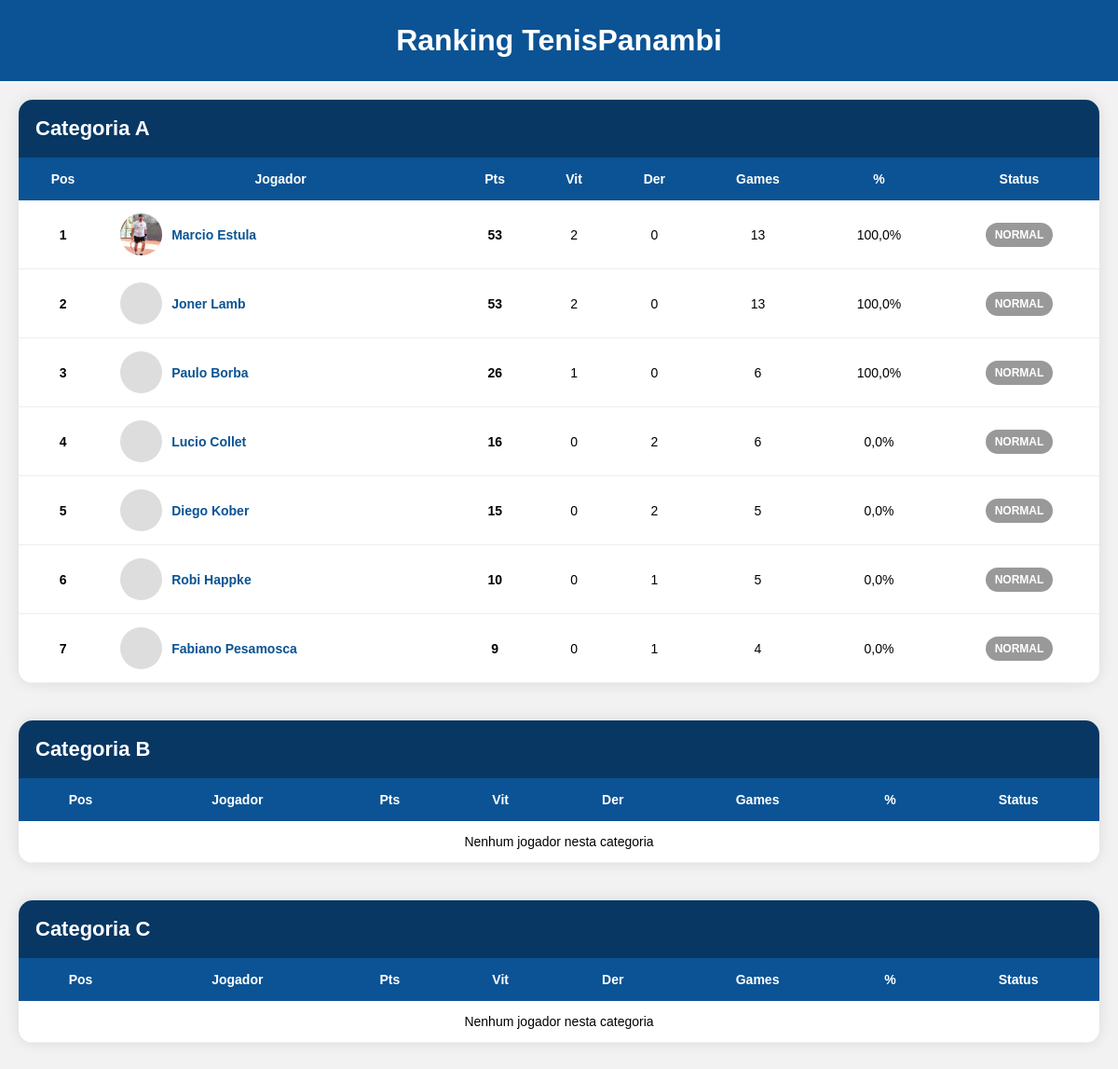
The page /ranking/ (signed in) on the database its author committed.
### core/models.py (models this page shows, shortened)
class RankingJogador(models.Model):
    torneio = models.ForeignKey(
        Torneio,
        on_delete=models.CASCADE
    )
    categoria = models.ForeignKey(
        CategoriaTorneio,
        on_delete=models.CASCADE
    )
    jogador = models.ForeignKey(
        Jogador,
        on_delete=models.CASCADE
    )
    pontos = models.IntegerField(default=0)
    vitorias = models.IntegerField(default=0)
    derrotas = models.IntegerField(default=0)
    games_feitos = models.IntegerField(default=0)
    games_sofridos = models.IntegerField(default=0)
    aproveitamento = models.FloatField(default=0)
    posicao = models.IntegerField(default=0)
    status_ranking = models.CharField(
        max_length=30,
        blank=True,
        null=True
    )
    class Meta:
        unique_together = (
            'torneio',
            'categoria',
            'jogador'
        )

class Jogador(models.Model):
    CATEGORIAS = [
        ('A', 'Categoria A'),
        ('B', 'Categoria B'),
        ('C', 'Categoria C'),
    ]
    NIVEIS = [
        ('INICIANTE', 'Iniciante'),
        ('INTERMEDIARIO', 'Intermediário'),
        ('AVANCADO', 'Avançado'),
    ]
    MAOS = [
        ('DIREITA', 'Direita'),
        ('ESQUERDA', 'Esquerda'),
    ]
    usuario = models.OneToOneField(
        User,
        on_delete=models.SET_NULL,
        blank=True,
        null=True
    )
    nome = models.CharField(max_length=100)
    foto = models.ImageField(
        upload_to='jogadores/',
        blank=True,
        null=True
    )
    email = models.EmailField(
        blank=True,
        null=True
    )
    telefone = models.CharField(
        max_length=20,
        blank=True,
        null=True
    )
    cidade = models.CharField(
        max_length=100,
        blank=True,
        null=True
    )
    categoria = models.CharField(
        max_length=1,
        choices=CATEGORIAS,
        default='C'
    )
    nivel = models.CharField(
        max_length=20,
        choices=NIVEIS,
        default='INICIANTE'
    )
    mao_dominante = models.CharField(
        max_length=20,
        choices=MAOS,
        blank=True,
        null=True
    )
    raquete = models.CharField(
        max_length=100,
        blank=True,
        null=True
    )
    instagram = models.CharField(
        max_length=100,
        blank=True,
        null=True
    )
    ativo = models.BooleanField(default=True)
    jogos_historicos = models.IntegerField(default=0)
    vitorias_historicas = models.IntegerField(default=0)
    derrotas_historicas = models.IntegerField(default=0)
    criado_em = models.DateTimeField(auto_now_add=True)

### core/views.py (the view)
# urls.py: path('ranking/', views.ranking, name='ranking'),
@login_required
def ranking(request):
    ranking_a = RankingJogador.objects.filter(
        categoria__categoria='A'
    ).order_by('posicao')
    ranking_b = RankingJogador.objects.filter(
        categoria__categoria='B'
    ).order_by('posicao')
    ranking_c = RankingJogador.objects.filter(
        categoria__categoria='C'
    ).order_by('posicao')
    return render(
        request,
        'ranking/lista.html',
        {
            'ranking_a': ranking_a,
            'ranking_b': ranking_b,
            'ranking_c': ranking_c,
        }
    )

### core/templates/ranking/lista.html (shortened to what this page needs)
<!DOCTYPE html>
<html lang="pt-br">
<head>
</head>
<body>
<header>
    <h1>Ranking TenisPanambi</h1>
</header>
<div class="container">
    <div class="card">
        <div class="titulo-categoria">
            Categoria A
        </div>
        {% include 'ranking/tabela.html' with ranking=ranking_a %}
    </div>
    <div class="card">
        <div class="titulo-categoria">
            Categoria B
        </div>
        {% include 'ranking/tabela.html' with ranking=ranking_b %}
    </div>
    <div class="card">
        <div class="titulo-categoria">
            Categoria C
        </div>
        {% include 'ranking/tabela.html' with ranking=ranking_c %}
    </div>
</div>
</body>
</html>

### core/templates/ranking/tabela.html (shortened to what this page needs)
<table>
    <tr>
        <th>Pos</th>
        <th>Jogador</th>
        <th>Pts</th>
        <th>Vit</th>
        <th>Der</th>
        <th>Games</th>
        <th>%</th>
        <th>Status</th>
    </tr>
    {% for r in ranking %}
    <tr class="
    ">
        <td>
            <strong>
                {{ r.posicao }}
            </strong>
        </td>
        <td>
            <div class="jogador">
                {% if r.jogador.foto %}
                    <img
                        src="{{ r.jogador.foto.url }}"
                        class="foto"
                    >
                {% else %}
                    <div class="foto"></div>
                {% endif %}
                <div>
                    <strong>
                        <a href="/jogador/{{ r.jogador.id }}/"
   style="
   text-decoration:none;
   color:#0b5394;
   font-weight:bold;
">
    {{ r.jogador.nome }}
</a>
                    </strong>
                </div>
            </div>
        </td>
        <td>
            <strong>
                {{ r.pontos }}
            </strong>
        </td>
        <td>{{ r.vitorias }}</td>
        <td>{{ r.derrotas }}</td>
        <td>{{ r.games_feitos }}</td>
        <td>
            {{ r.aproveitamento }}%
        </td>
        <td>
            {% if r.status_ranking == 'CLASSIFICADO' %}
                <span class="status status-classificado">
                    CLASSIFICADO
                </span>
            {% elif r.status_ranking == 'REBAIXADO' %}
                <span class="status status-rebaixado">
                    REBAIXADO
                </span>
            {% elif r.status_ranking == 'ACESSO' %}
                <span class="status status-acesso">
                    ACESSO
                </span>
            {% else %}
                <span class="status status-normal">
                    NORMAL
                </span>
            {% endif %}
        </td>
    </tr>
    {% empty %}
    <tr>
        <td colspan="8">
            Nenhum jogador nesta categoria
        </td>
    </tr>
    {% endfor %}
</table>

### core/templates/ranking/lista.html (style rules this page uses)
body { margin:0; font-family: Arial; background:#f2f2f2; }
header { background:#0b5394; color:white; padding:25px; text-align:center; }
header h1 { margin:0; font-size:32px; }
.container { max-width:1200px; margin:auto; padding:20px; }
.card { background:white; border-radius:15px; overflow:hidden; box-shadow:0 0 15px rgba(0,0,0,0.1); margin-bottom:40px; }
.titulo-categoria { background:#083763; color:white; padding:18px; font-size:22px; font-weight:bold; }
table { width:100%; border-collapse:collapse; }
th { background:#0b5394; color:white; padding:15px; font-size:14px; }
td { padding:14px; text-align:center; border-bottom:1px solid #eee; font-size:14px; }
.jogador { display:flex; align-items:center; gap:10px; text-align:left; }
.foto { width:45px; height:45px; border-radius:50%; background:#ddd; object-fit:cover; }
.status { font-weight:bold; padding:6px 10px; border-radius:20px; font-size:12px; display:inline-block; }
.status-normal { background:#999; color:white; }

### rows shown on the page
RankingJogador: posicao "1", jogador.foto (picture), jogador.nome "Marcio Estula", pontos "53", vitorias "2", derrotas "0", games_feitos "13", aproveitamento "100,0", shows "NORMAL"
RankingJogador: posicao "2", jogador.nome "Joner Lamb", pontos "53", vitorias "2", derrotas "0", games_feitos "13", aproveitamento "100,0", shows "NORMAL"
RankingJogador: posicao "3", jogador.nome "Paulo Borba", pontos "26", vitorias "1", derrotas "0", games_feitos "6", aproveitamento "100,0", shows "NORMAL"
RankingJogador: posicao "4", jogador.nome "Lucio Collet", pontos "16", vitorias "0", derrotas "2", games_feitos "6", aproveitamento "0,0", shows "NORMAL"
RankingJogador: posicao "5", jogador.nome "Diego Kober", pontos "15", vitorias "0", derrotas "2", games_feitos "5", aproveitamento "0,0", shows "NORMAL"
RankingJogador: posicao "6", jogador.nome "Robi Happke", pontos "10", vitorias "0", derrotas "1", games_feitos "5", aproveitamento "0,0", shows "NORMAL"
RankingJogador: posicao "7", jogador.nome "Fabiano Pesamosca", pontos "9", vitorias "0", derrotas "1", games_feitos "4", aproveitamento "0,0", shows "NORMAL"
